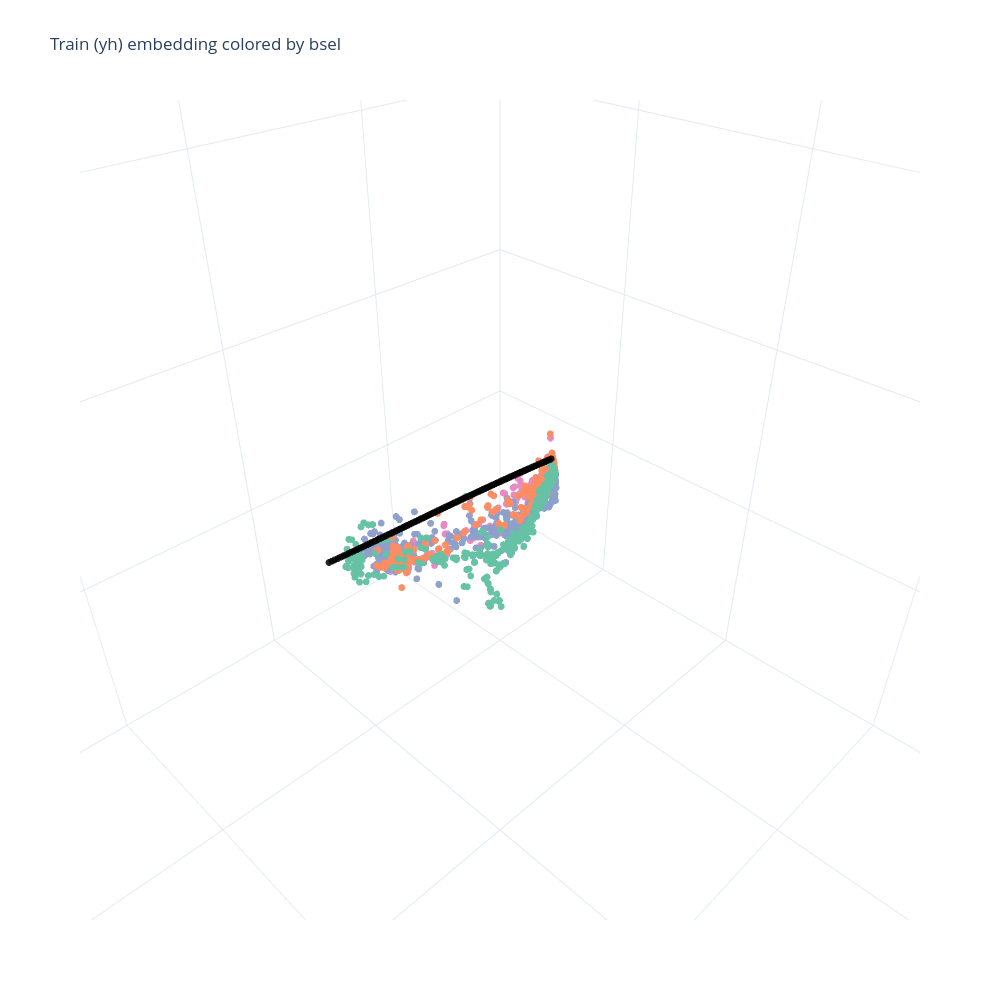

Here is the notebook cell this chart was saved with:
### Markdown cell above
## Plot 1 — Train embedding (`yh`) colored by `bsel`

### Code cell
r_yh, didx_yh = _load_projection_and_index('yh')

cdict_bsel = _make_bsel_cdict(didx_yh['bsel'])

hover_cols = [c for c in ['bsel','m','seed','opt','bs','lr','wd','ratio','t','err','verr'] if c in didx_yh.columns]

fig = plotly_3d(
    didx_yh.reset_index(drop=True),
    r=r_yh,
    color='bsel',
    discrete_c=True,
    cdict=cdict_bsel,
    cols=hover_cols,
    size=4,
    opacity=0.85,
    xrange=[-3, 3],
    yrange=[-3, 3],
    zrange=[-3, 3],
)

fig.update_layout(title='Train (yh) embedding colored by bsel')

fig.show()

### Figure 1 — Plotly figure (JSON) as saved in the notebook; plotly's stock layout.template omitted (floating-point values rounded to 4 significant figures; data arrays with more than 128 entries replaced by an {"elided": "..."} marker saying what was removed)
{"data": [{"hovertemplate": "<b>%{text}</b><extra></extra>", "marker": {"color": {"elided": "3796 str values"}, "opacity": 0.85, "size": 4}, "mode": "markers", "name": "main", "showlegend": false, "text": {"elided": "3796 str values"}, "type": "scatter3d", "x": {"elided": "3796 float values"}, "y": {"elided": "3796 float values"}, "z": {"elided": "3796 float values"}}], "layout": {"autosize": false, "height": 1000, "legend": {"itemsizing": "constant", "itemwidth": 100, "x": 0.01, "xanchor": "left", "y": 0.99, "yanchor": "top"}, "scene": {"aspectratio": {"x": 6, "y": 6, "z": 6}, "xaxis": {"range": [-3, 3]}, "yaxis": {"range": [-3, 3]}, "zaxis": {"range": [-3, 3]}}, "title": {"text": "Train (yh) embedding colored by bsel"}, "width": 1000}}
